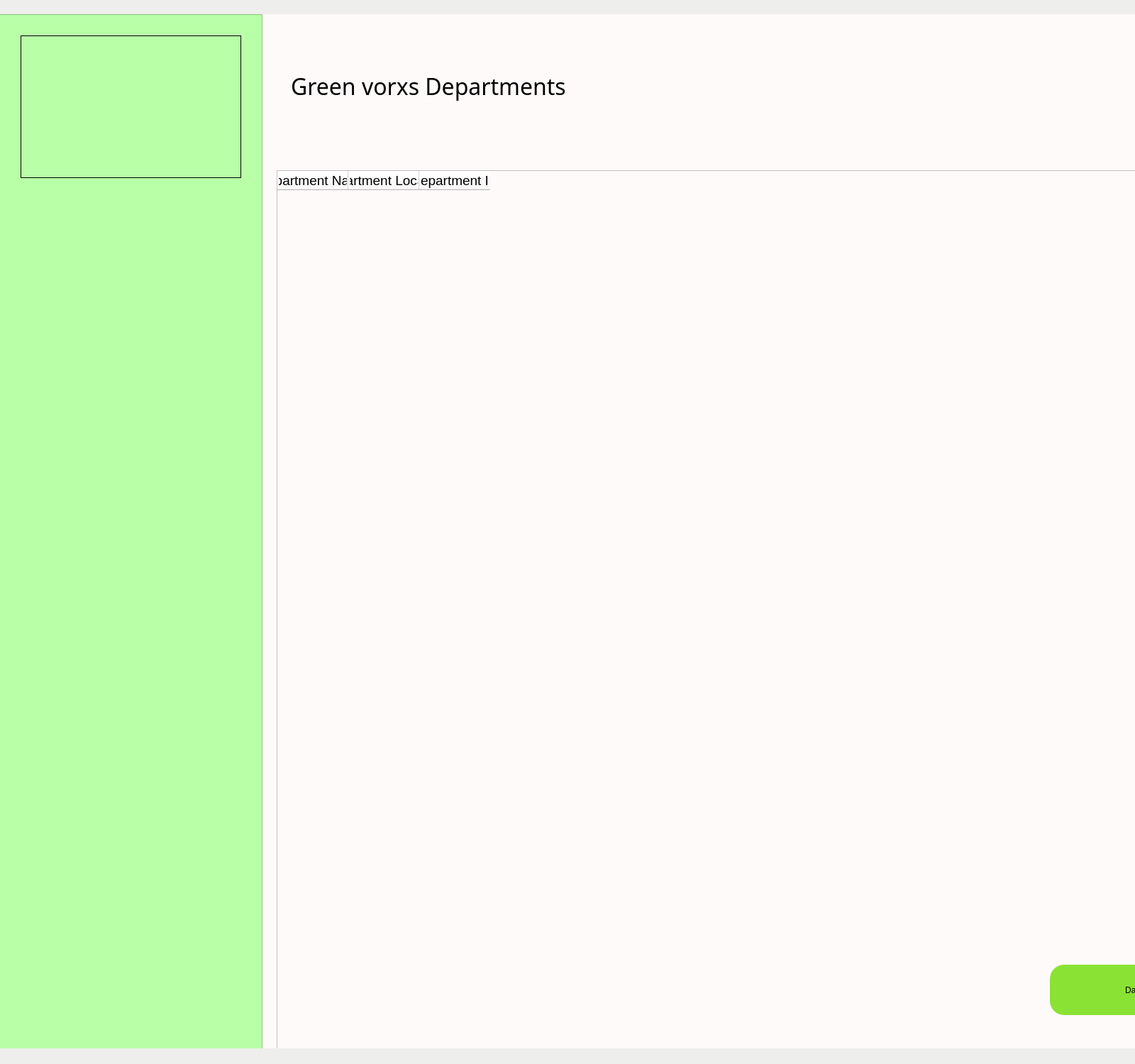
<?xml version="1.0" encoding="UTF-8"?>
<ui version="4.0">
 <class>MainWindow</class>
 <widget class="QMainWindow" name="MainWindow">
  <property name="geometry">
   <rect>
    <x>0</x>
    <y>0</y>
    <width>1600</width>
    <height>1500</height>
   </rect>
  </property>
  <property name="windowTitle">
   <string>MainWindow</string>
  </property>
  <property name="styleSheet">
   <string notr="true">
background-color: rgb(238, 238, 236);</string>
  </property>
  <widget class="QWidget" name="centralwidget">
   <widget class="QFrame" name="frame">
    <property name="geometry">
     <rect>
      <x>-1</x>
      <y>20</y>
      <width>371</width>
      <height>1700</height>
     </rect>
    </property>
    <property name="font">
     <font>
      <stylestrategy>PreferDefault</stylestrategy>
     </font>
    </property>
    <property name="autoFillBackground">
     <bool>false</bool>
    </property>
    <property name="styleSheet">
     <string notr="true">background-color: rgb(184, 255, 168);</string>
    </property>
    <property name="frameShape">
     <enum>QFrame::StyledPanel</enum>
    </property>
    <property name="frameShadow">
     <enum>QFrame::Raised</enum>
    </property>
    <widget class="QLabel" name="label_2">
     <property name="geometry">
      <rect>
       <x>30</x>
       <y>30</y>
       <width>311</width>
       <height>201</height>
      </rect>
     </property>
     <property name="frameShape">
      <enum>QFrame::Box</enum>
     </property>
     <property name="text">
      <string/>
     </property>
     <property name="pixmap">
      <pixmap>media/Logo.jpg</pixmap>
     </property>
     <property name="scaledContents">
      <bool>true</bool>
     </property>
    </widget>
   </widget>
   <widget class="QWidget" name="widget" native="true">
    <property name="geometry">
     <rect>
      <x>370</x>
      <y>20</y>
      <width>2811</width>
      <height>1700</height>
     </rect>
    </property>
    <property name="styleSheet">
     <string notr="true">background-color: #FFFAFA</string>
    </property>
    <widget class="QLabel" name="label">
     <property name="geometry">
      <rect>
       <x>40</x>
       <y>26</y>
       <width>1000</width>
       <height>151</height>
      </rect>
     </property>
     <property name="font">
      <font>
       <family>Ubuntu Condensed</family>
       <pointsize>24</pointsize>
      </font>
     </property>
     <property name="styleSheet">
      <string notr="true"/>
     </property>
     <property name="text">
      <string>Green vorxs Departments</string>
     </property>
    </widget>
    <widget class="QTableWidget" name="all_departments_tableWidget">
     <property name="geometry">
      <rect>
       <x>20</x>
       <y>220</y>
       <width>2500</width>
       <height>1300</height>
      </rect>
     </property>
     <attribute name="horizontalHeaderVisible">
      <bool>true</bool>
     </attribute>
     <attribute name="horizontalHeaderCascadingSectionResizes">
      <bool>false</bool>
     </attribute>
     <attribute name="horizontalHeaderMinimumSectionSize">
      <number>57</number>
     </attribute>
     <attribute name="horizontalHeaderShowSortIndicator" stdset="0">
      <bool>false</bool>
     </attribute>
     <attribute name="horizontalHeaderStretchLastSection">
      <bool>false</bool>
     </attribute>
     <column>
      <property name="text">
       <string>Department Name</string>
      </property>
      <property name="font">
       <font>
        <pointsize>14</pointsize>
       </font>
      </property>
      <property name="background">
       <color>
        <red>184</red>
        <green>255</green>
        <blue>168</blue>
       </color>
      </property>
     </column>
     <column>
      <property name="text">
       <string>Department Location</string>
      </property>
      <property name="font">
       <font>
        <pointsize>14</pointsize>
       </font>
      </property>
      <property name="background">
       <color>
        <red>184</red>
        <green>255</green>
        <blue>168</blue>
       </color>
      </property>
     </column>
     <column>
      <property name="text">
       <string>Department ID</string>
      </property>
      <property name="font">
       <font>
        <pointsize>14</pointsize>
       </font>
      </property>
      <property name="background">
       <color>
        <red>184</red>
        <green>255</green>
        <blue>168</blue>
       </color>
      </property>
     </column>
    </widget>
    <widget class="QPushButton" name="back_pushButton">
     <property name="geometry">
      <rect>
       <x>1110</x>
       <y>1340</y>
       <width>271</width>
       <height>71</height>
      </rect>
     </property>
     <property name="styleSheet">
      <string notr="true">
background-color: rgb(138, 226, 52);
border-radius: 20px;

</string>
     </property>
     <property name="text">
      <string>Dashboard</string>
     </property>
    </widget>
   </widget>
  </widget>
  <widget class="QMenuBar" name="menubar">
   <property name="geometry">
    <rect>
     <x>0</x>
     <y>0</y>
     <width>1600</width>
     <height>22</height>
    </rect>
   </property>
  </widget>
  <widget class="QStatusBar" name="statusbar"/>
 </widget>
 <resources/>
 <connections/>
</ui>
